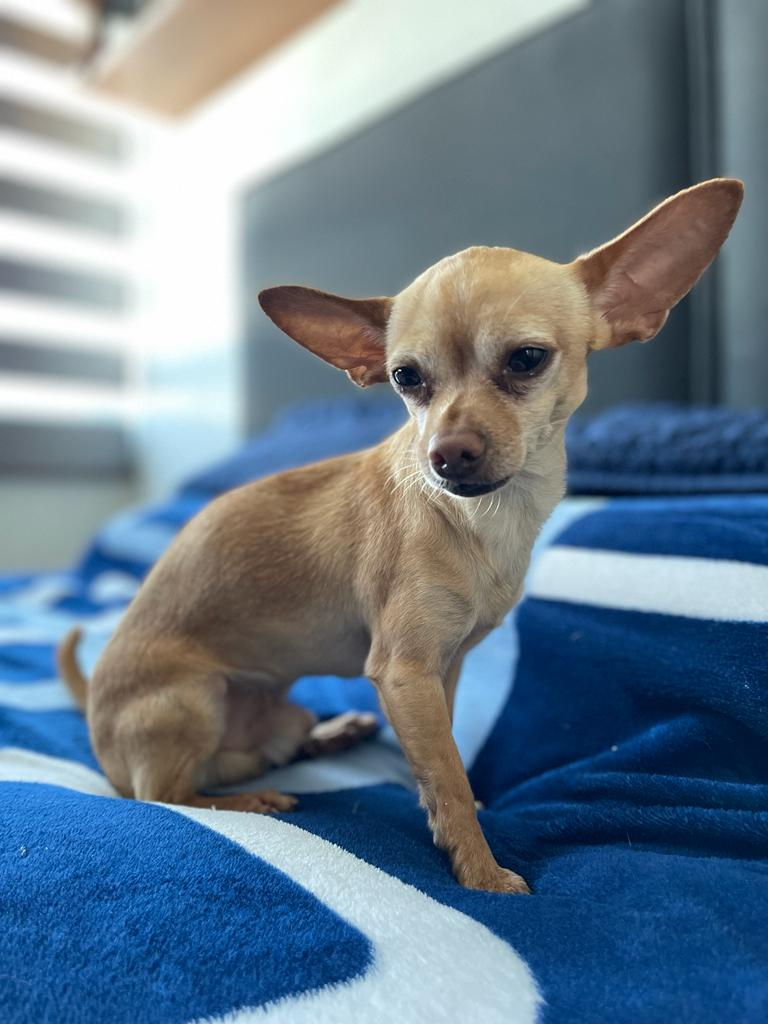
#> input picture Img_Segmentation/images/matthew.jpg, 768 x 1024 px, found by its file name
$ python watershed.py
#> lines starting #> are read from the running program, lines starting #| are printed output that depends on the picture; after the words box and inside, x2 and y2 are one past the last pixel; in counts of white or black regions, pixels touching at a corner belong together
import cv2 as cv
import numpy as np
from matplotlib import pyplot as plt

'''Morphology consist of dilating (expanding) or eroding (contracting) the white regions of the image, here we apply
an open operation, first erosion and then dilating'''

img = cv.imread(r'Img_Segmentation\images\matthew.jpg')
#> img is the input picture: shape (1024, 768, 3); mean B, G, R 141.8, 125.9, 106.9

# Turning to gray scale
gray = cv.cvtColor(img, cv.COLOR_BGR2GRAY)

# Applying threshold to divide the image in two regions, white and black
ret, thresh = cv.threshold(gray, 0, 255, cv.THRESH_BINARY_INV | cv.THRESH_OTSU)
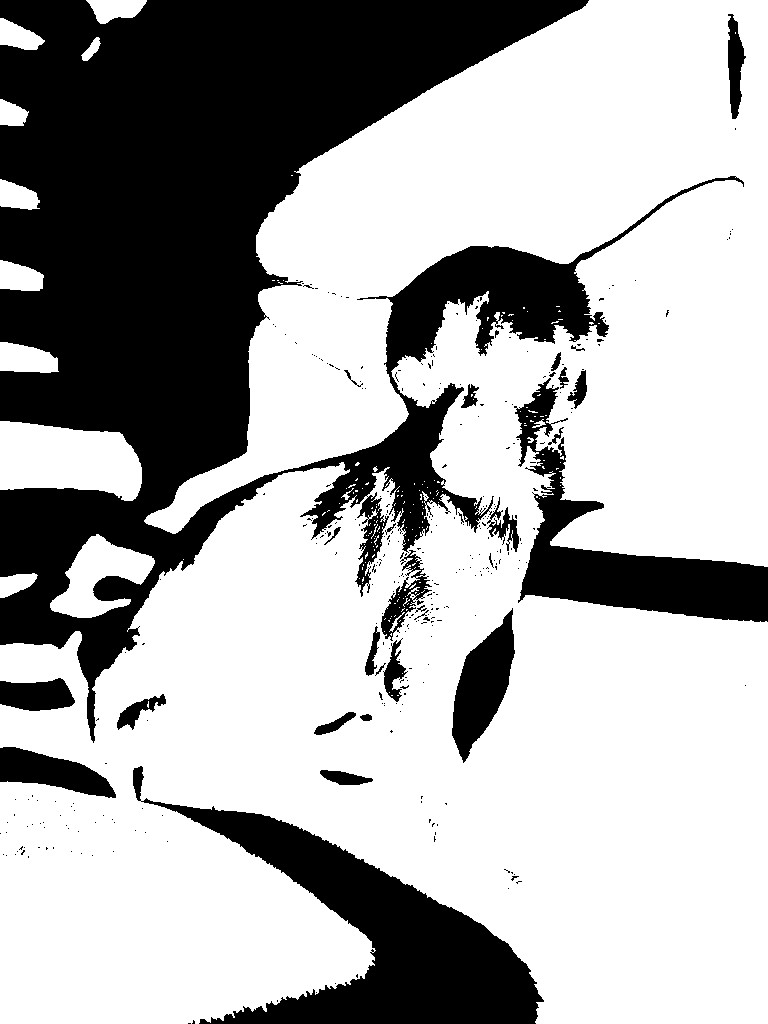
#> thresh: shape (1024, 768); 67.1% white; 337 black regions (309 under 20 px), largest, box (x1, y1, x2, y2) and area: (0, 0, 744, 743) 192837, (133, 766, 544, 1024) 31783, (514, 378, 768, 622) 17369
#> ret = 142

# Applying morphological transformation to remove noise
kernel = np.ones((3, 3), np.uint8)
opening = cv.morphologyEx(thresh, cv.MORPH_OPEN, kernel, iterations=2)
#> opening: shape (1024, 768); 66.2% white; 136 black regions (119 under 20 px), largest, box (x1, y1, x2, y2) and area: (0, 0, 744, 743) 201148, (133, 766, 544, 1024) 32114, (514, 352, 768, 622) 18618

# Finding the sure background region
sure_bg = cv.dilate(opening, kernel, iterations=3)
#> sure_bg: shape (1024, 768); 70.8% white; 29 black regions (10 under 20 px), largest, box (x1, y1, x2, y2) and area: (0, 0, 584, 683) 154284, (181, 809, 537, 1024) 28110, (525, 437, 768, 619) 13374

# Finding the sure foreground region
dist_transform = cv.distanceTransform(opening, cv.DIST_L2, 5)
ret, sure_fg = cv.threshold(dist_transform, 0.7 * dist_transform.max(), 225, 0)
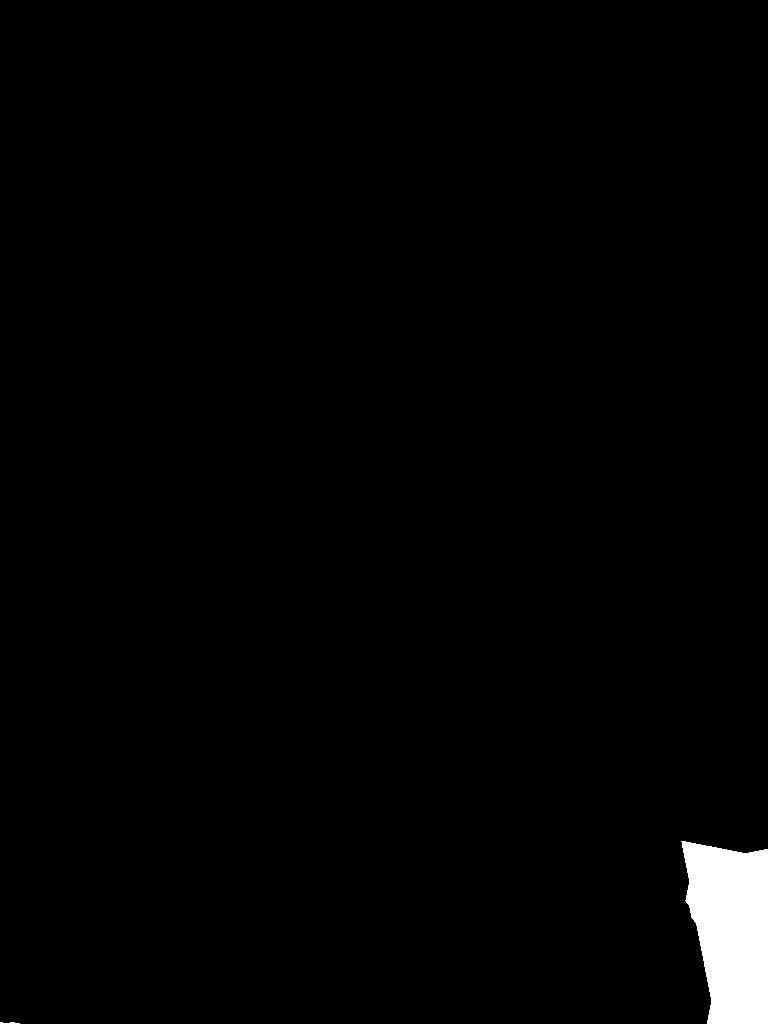
#> sure_fg: shape (1024, 768) float32; values 0 (black) and 225 (white), 1.6% white; 2 white regions, box (x1, y1, x2, y2) and area: (681, 841, 768, 1024) 12417, (0, 1022, 20, 1024) 28
#> ret = 167.7
sure_fg = sure_fg.astype(np.uint8)

# Finding the regions in between
unknown = cv.subtract(sure_bg, sure_fg)

'''Here we are bulding barries based on the theory of GrabCut algorithm, nodes are connected by edges,
but some of them would be not which are the water valleys'''
ret, markers = cv.connectedComponents(sure_fg)
#> markers: shape (1024, 768) int32; 3 distinct labels, from 0 to 2
#> ret = 3
markers += 1
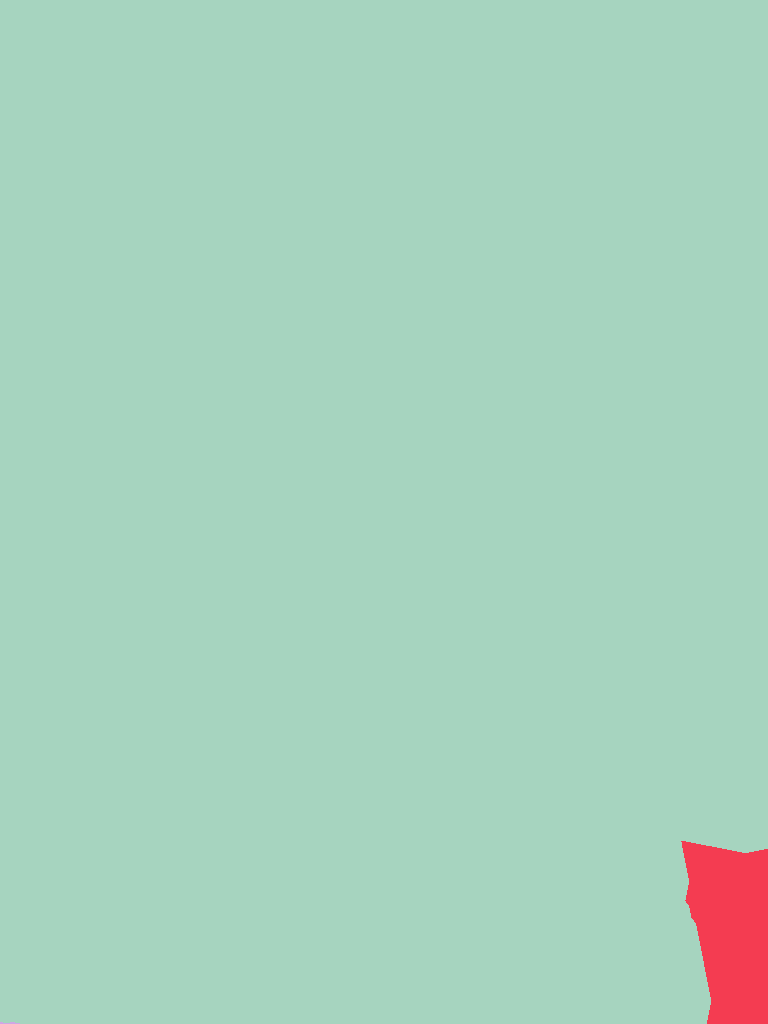
#> markers: shape (1024, 768) int32; 3 distinct labels, from 1 to 3; one colour per label, 0 black

# Labeling unknown regions as 0
markers[unknown==255] = 0
#> markers: shape (1024, 768) int32; 4 distinct labels, from 0 to 3

markers = cv.watershed(img, markers)
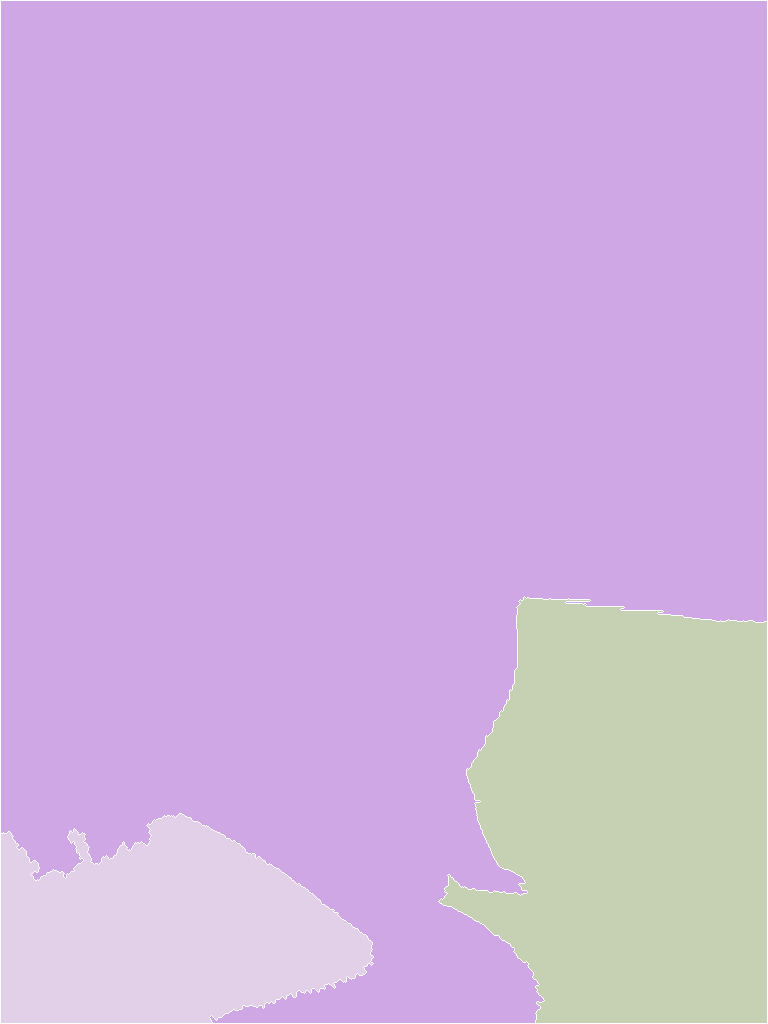
#> markers: shape (1024, 768) int32; 4 distinct labels, from -1 to 3; one colour per label, 0 black, -1 white
img[markers==-1] = [255, 0, 0]
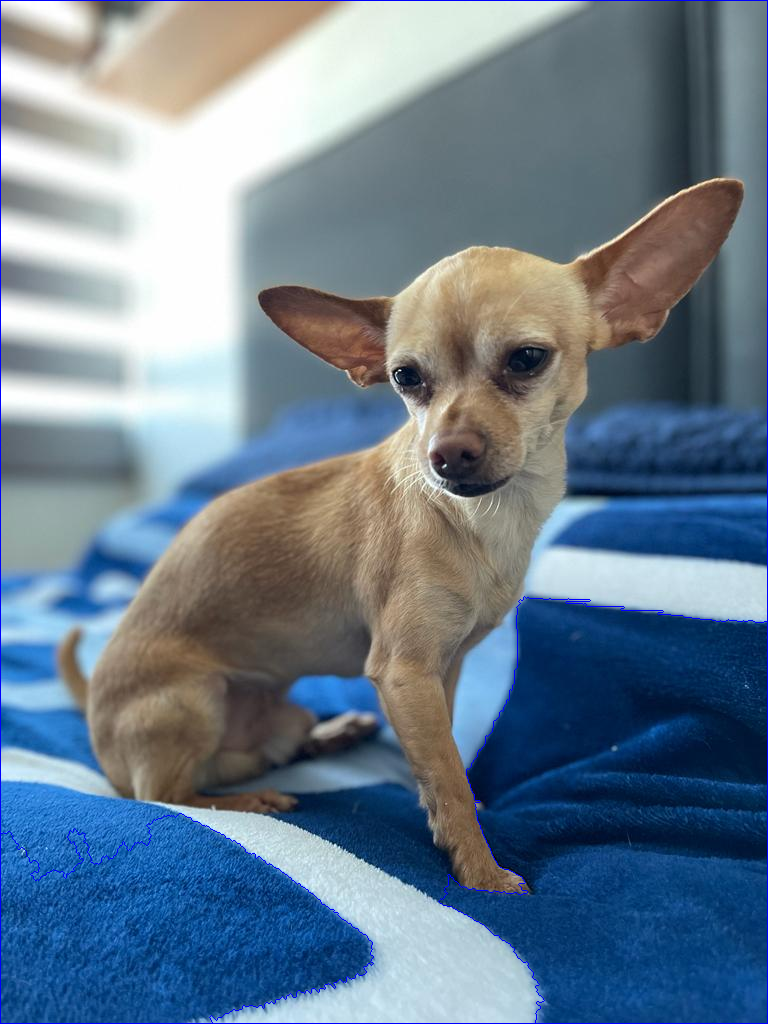
#> img: shape (1024, 768, 3); 0.68% of pixels changed, all inside (x1, y1, x2, y2) = (0, 0, 768, 1024)

plt.imshow(cv.cvtColor(img, cv.COLOR_BGR2RGB))
plt.show()
